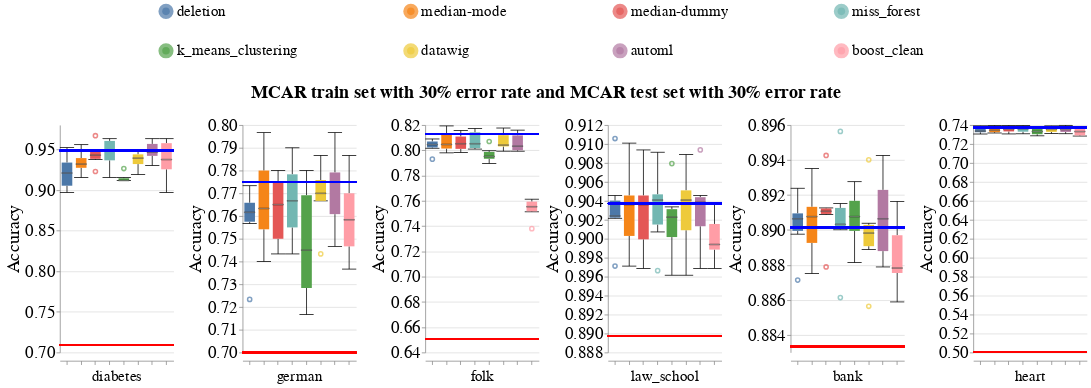

The cell this chart's notebook holds for it:
### Markdown cell above
### Overall Metrics

### Code cell
create_box_plots_for_diff_imputers_and_datasets(train_injection_scenario='MCAR3',
                                                test_injection_scenario='MCAR3',
                                                metric_name='accuracy',
                                                db_client=db_client)

### Figure 1 — Vega-Lite specification as saved in the notebook (floating-point values rounded to 4 significant figures; data arrays with more than 128 entries replaced by an {"elided": "..."} marker saying what was removed)
{"config": {"view": {"continuousWidth": 400, "continuousHeight": 300, "stroke": null}, "axis": {"labelFontSize": 22, "labelFontWeight": "normal", "titleFontSize": 24, "titleFontWeight": "normal"}, "facet": {"spacing": 5}, "header": {"labelFontSize": 20, "labelOrient": "bottom", "labelPadding": 5, "titleFontSize": 24}, "legend": {"columns": 4, "direction": "horizontal", "labelFontSize": 20, "labelLimit": 400, "orient": "top", "symbolOffset": 130, "symbolStrokeWidth": 10, "titleAnchor": "middle", "titleFontSize": 22, "titleLimit": 300}, "title": {"fontSize": 24}}, "data": {"name": "data-e69c4a216a967b5205ce80a764bc43f8"}, "facet": {"column": {"field": "Dataset_Name", "sort": ["diabetes", "german", "folk", "law_school", "bank", "heart"], "title": "MCAR train set with 30% error rate and MCAR test set with 30% error rate", "type": "nominal"}}, "spec": {"layer": [{"mark": {"type": "boxplot", "median": {"stroke": "black", "strokeWidth": 0.7}, "ticks": true}, "encoding": {"color": {"field": "Null_Imputer_Name", "sort": ["deletion", "median-mode", "median-dummy", "miss_forest", "k_means_clustering", "datawig", "automl", "boost_clean"], "title": null, "type": "nominal"}, "x": {"axis": {"labels": false}, "field": "Null_Imputer_Name", "sort": ["deletion", "median-mode", "median-dummy", "miss_forest", "k_means_clustering", "datawig", "automl", "boost_clean"], "title": null, "type": "nominal"}, "y": {"field": "Metric_Value", "scale": {"zero": false}, "title": "Accuracy", "type": "quantitative"}}}, {"mark": "rule", "encoding": {"color": {"value": "blue"}, "size": {"value": 2}, "y": {"field": "Baseline_Median", "type": "quantitative"}}}, {"mark": "rule", "encoding": {"color": {"value": "red"}, "size": {"value": 2}, "y": {"field": "Base_Rate", "type": "quantitative"}}}], "width": 150}, "resolve": {"scale": {"y": "independent"}}, "$schema": "https://vega.github.io/schema/vega-lite/v4.17.0.json", "datasets": {"data-e69c4a216a967b5205ce80a764bc43f8": {"elided": "288 records"}}}
